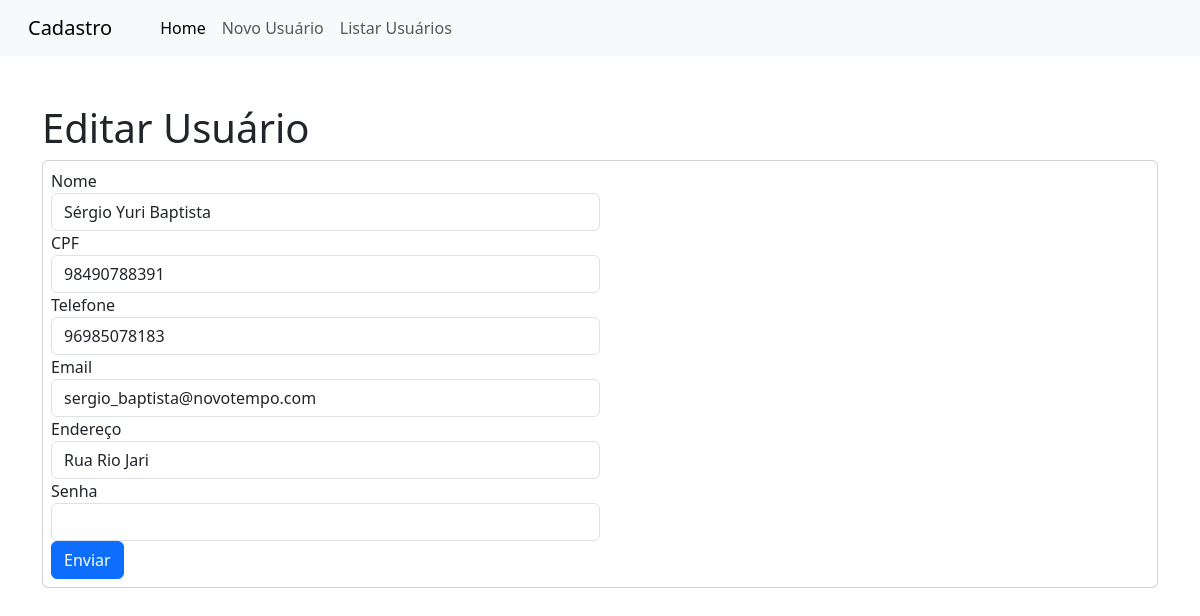
Page /?page=editar&id=6 on the committed database.
### tables this page shows
CREATE TABLE `usuarios` (
  `id` int(10) UNSIGNED NOT NULL,
  `nome` varchar(45) NOT NULL,
  `cpf` varchar(255) NOT NULL,
  `telefone` varchar(255) NOT NULL,
  `email` varchar(255) NOT NULL,
  `endereço` varchar(255) NOT NULL,
  `senha` varchar(255) NOT NULL
);

### editar-usuario.php (the view, shortened to what this page needs)
<h1>Editar Usuário</h1>
<?php
	$sql = "SELECT * FROM usuarios WHERE id=".$_REQUEST['id'];
	$res = $connection->query($sql);
	$row = $res->fetch_object();
?>
<form action="?page=salvar" method="POST">
	<div class="card p-2">
		<div class="col-md-6">
			<label>Nome</label>
			<input type="text" name="nome" value="<?php print $row->nome; ?>" class="form-control">
		</div>
		<div class="col-md-6">
			<label>CPF</label>
			<input type="text" name="cpf" value="<?php print $row->cpf; ?>" class="form-control" placeholder="Insira seu CPF (SOMENTE NÚMEROS)!" pattern="[0-9]{11}" required>
		</div>
		<div class="col-md-6">
			<label>Telefone</label>
			<input type="telephone" name="telefone" value="<?php print $row->telefone; ?>" class="form-control">
		</div>
		<div class="col-md-6">
			<label>Email</label>
			<input type="email" name="email" value="<?php print $row->email; ?>" class="form-control">
		</div>
		<div class="col-md-6">
			<label>Endereço</label>
			<input type="text" name="endereço" value="<?php print $row->endereço; ?>" class="form-control">
		</div>
		<div class="col-md-6">
			<label>Senha</label>
			<input type="password" name="senha" class="form-control" required>
		</div>
		<div class="col-md-6">
			<button type="submit" class="btn btn-primary">Enviar</button>
		</div>
	</div>
</form>

### rows in the picture
usuarios: nome "Sérgio Yuri Baptista", cpf "98490788391", telefone "96985078183", email "sergio_baptista@novotempo.com", endereço "Rua Rio Jari"
